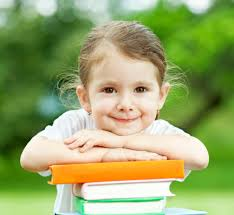
#> input picture ImageFaceDetection/child.jpg, 234 x 215 px, found by its file name
$ jupyter execute 'image analysis.ipynb'
#> lines starting #> are read from the running program, lines starting #| are printed output that depends on the picture; after the words box and inside, x2 and y2 are one past the last pixel; in counts of white or black regions, pixels touching at a corner belong together
[cell 1]
import cv2
import numpy as np
import matplotlib.pyplot as plt

[cell 2]
img=cv2.imread("E:\child.jpg")
#> img is the input picture: shape (215, 234, 3); mean B, G, R 105.6, 167, 151.5
plt.imshow(img)
plt.show()

[cell 3]
import numpy as np
import cv2 as cv
face_cascade = cv.CascadeClassifier('haarcascade_frontalface_default.xml')
eye_cascade = cv.CascadeClassifier('haarcascade_eye.xml')
img = cv.imread('E:\child.jpg')
gray = cv.cvtColor(img, cv.COLOR_BGR2GRAY)
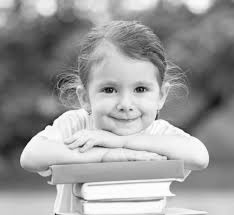
#> gray: shape (215, 234); min 5, max 255, mean 155.4
plt.imshow(gray)
plt.show()

[cell 4]
faces = face_cascade.detectMultiScale(gray, 1.3, 5)
#> faces = [[84, 59, 83, 83]]
for (x,y,w,h) in faces:
    cv.rectangle(img,(x,y),(x+w,y+h),(255,0,0),2)
    roi_gray = gray[y:y+h, x:x+w]
    roi_color = img[y:y+h, x:x+w]
    eyes = eye_cascade.detectMultiScale(roi_gray)
    for (ex,ey,ew,eh) in eyes:
        cv.rectangle(roi_color,(ex,ey),(ex+ew,ey+eh),(0,255,0),2)
#> this loop made 1 pass
#> (x, y, w, h, eyes) on pass 1: (84, 59, 83, 83, [[11, 17, 27, 27], [44, 20, 22, 22]])
#> pass 1, `roi_gray = gray[y:y+h, x:x+w]`:
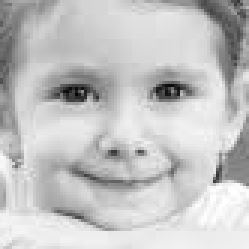
#> roi_gray: shape (83, 83) (shown 3 times larger); min 5, max 255, mean 195.4
#> pass 1, `roi_color = img[y:y+h, x:x+w]`:
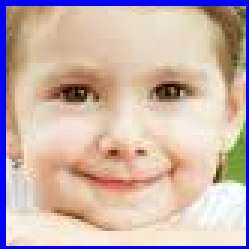
#> roi_color: shape (83, 83, 3) (shown 3 times larger); mean B, G, R 173.5, 178.7, 201.3
#> after the loop:
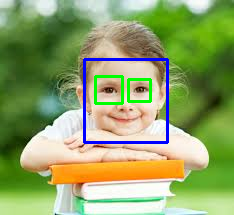
#> img: shape (215, 234, 3); 3.12% of pixels changed, all inside (x1, y1, x2, y2) = (83, 58, 169, 144)
#> after the loop:
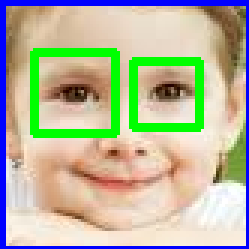
#> roi_color: shape (83, 83, 3) (shown 3 times larger); 8.42% of pixels changed, all inside (x1, y1, x2, y2) = (10, 16, 68, 46)
cv.imshow('img',img)
cv.waitKey(0)
cv.destroyAllWindows()
print("image done")
